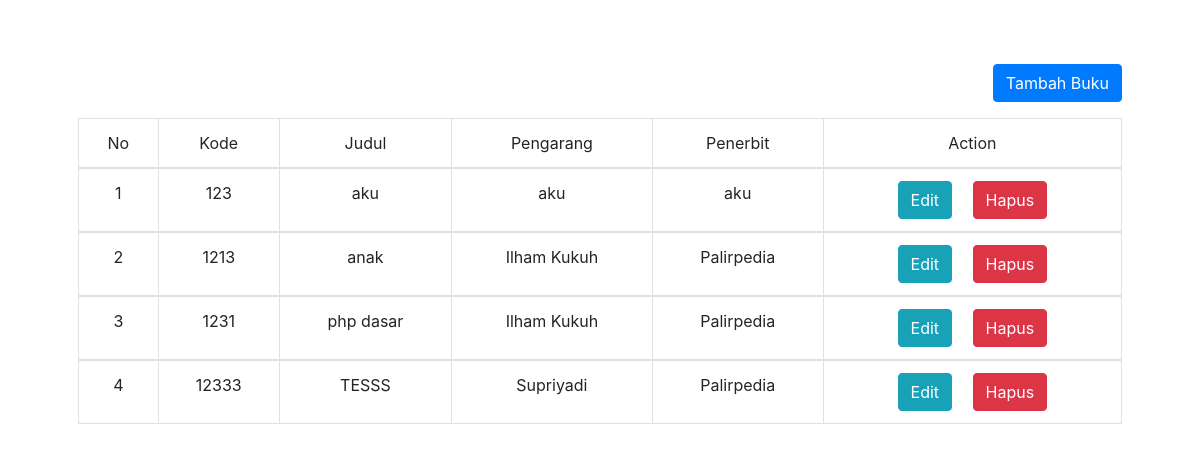
Page /list.php on the committed database.
### tables this page shows
CREATE TABLE `buku` (
  `kodeBuku` int(5) NOT NULL,
  `judulBuku` varchar(32) DEFAULT NULL,
  `pengarang` varchar(32) DEFAULT NULL,
  `penerbit` varchar(32) DEFAULT NULL
);

### library.php (called while the page is built, shortened)
<?php
class library
{
    public function __construct()
    {
        $this->db = new PDO('mysql:host=localhost;dbname=crud_pdo', 'root', '');
    }
    public function showBook(){
        $sql = "SELECT * FROM buku";
        $query = $this->db->query($sql);
        return $query;
    }
}

### list.php (the view, shortened to what this page needs)
<!DOCTYPE html>
<html lang="en">
<head>
    <link rel="stylesheet" href="bootstrap.min.css">
</head>
<body>
    <div class="container mt-3 p-5">
        <a class='btn btn-primary float-right mb-3' href="index.php">Tambah Buku</a>
        <div class="table-responsive-lg">
            <table class="table table-bordered table-hover mt-4 text-center  ">
                <thead class="thead-light">
                    <tr>
                        <td>No</td>
                        <td>Kode</td>
                        <td>Judul</td>
                        <td>Pengarang</td>
                        <td>Penerbit</td>
                        <td>Action</td>
                    </tr>
                </thead>
                <?php
                    require ("library.php");
                    $lib = new library();
                    $show = $lib->showBook();
                    $i=1;
                    while($data= $show->fetch(PDO::FETCH_OBJ)){
                        echo "
                            <tbody>
                                <tr>
                                    <td>$i</td>
                                    <td>$data->kodeBuku</td>
                                    <td>$data->judulBuku</td>
                                    <td>$data->pengarang</td>
                                    <td>$data->penerbit</td>
                                    <td>
                                        <a class='btn btn-info mr-3' href='edit.php?kode=$data->kodeBuku'>Edit</a>
                                        <a class='btn btn-danger' href='list.php?delete=$data->kodeBuku'>Hapus</a>
                                    </td>
                                </tr>
                            </tbody>";
                            $i++;
                        };
                    ?>
            </table>
        </div>
    </div>
</body>
</html>

### rows in the picture
buku: kodeBuku "123", judulBuku "aku", pengarang "aku", penerbit "aku"
buku: kodeBuku "1213", judulBuku "anak", pengarang "Ilham Kukuh", penerbit "Palirpedia"
buku: kodeBuku "1231", judulBuku "php dasar", pengarang "Ilham Kukuh", penerbit "Palirpedia"
buku: kodeBuku "12333", judulBuku "TESSS", pengarang "Supriyadi", penerbit "Palirpedia"
